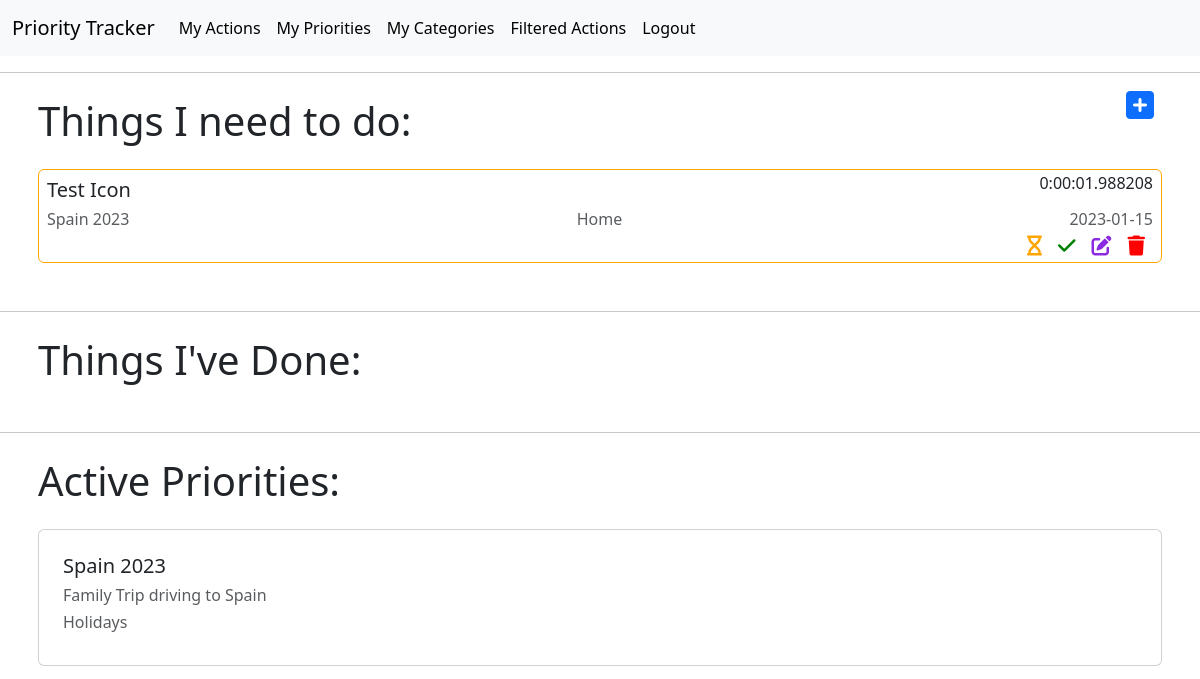
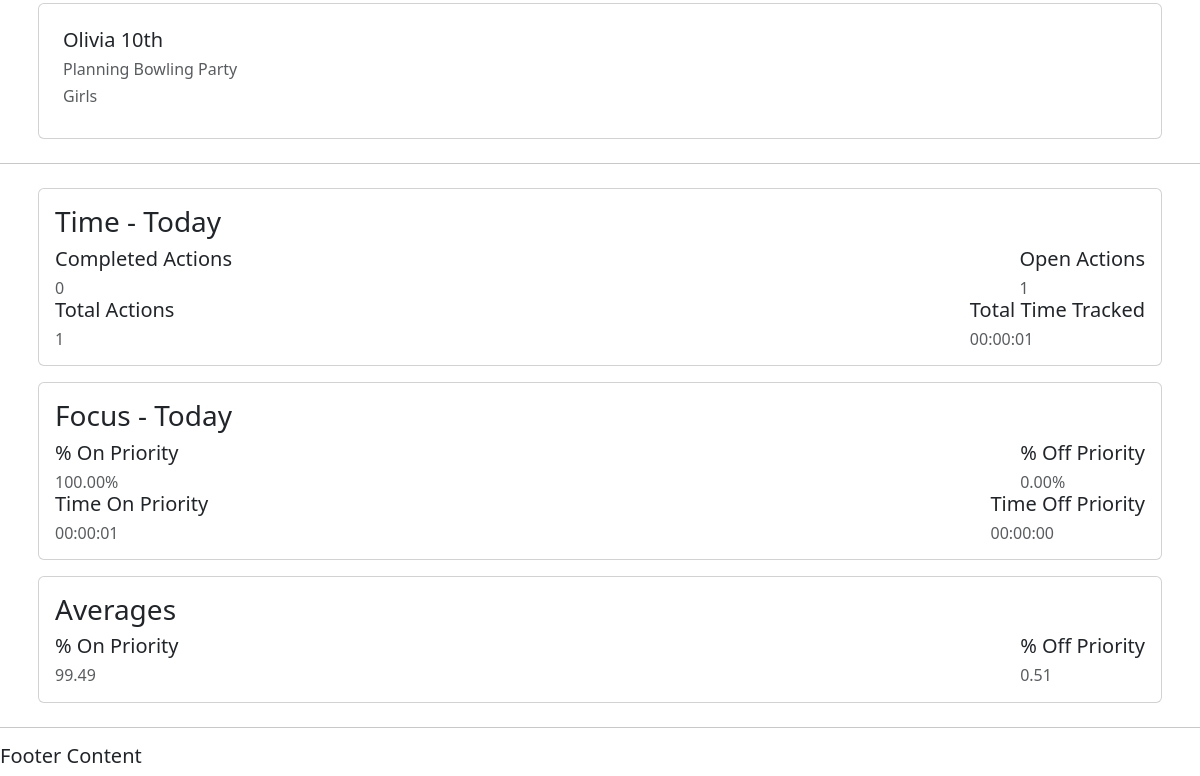
The app's page /actions/ (signed in), older data (2 pictures, top to bottom).
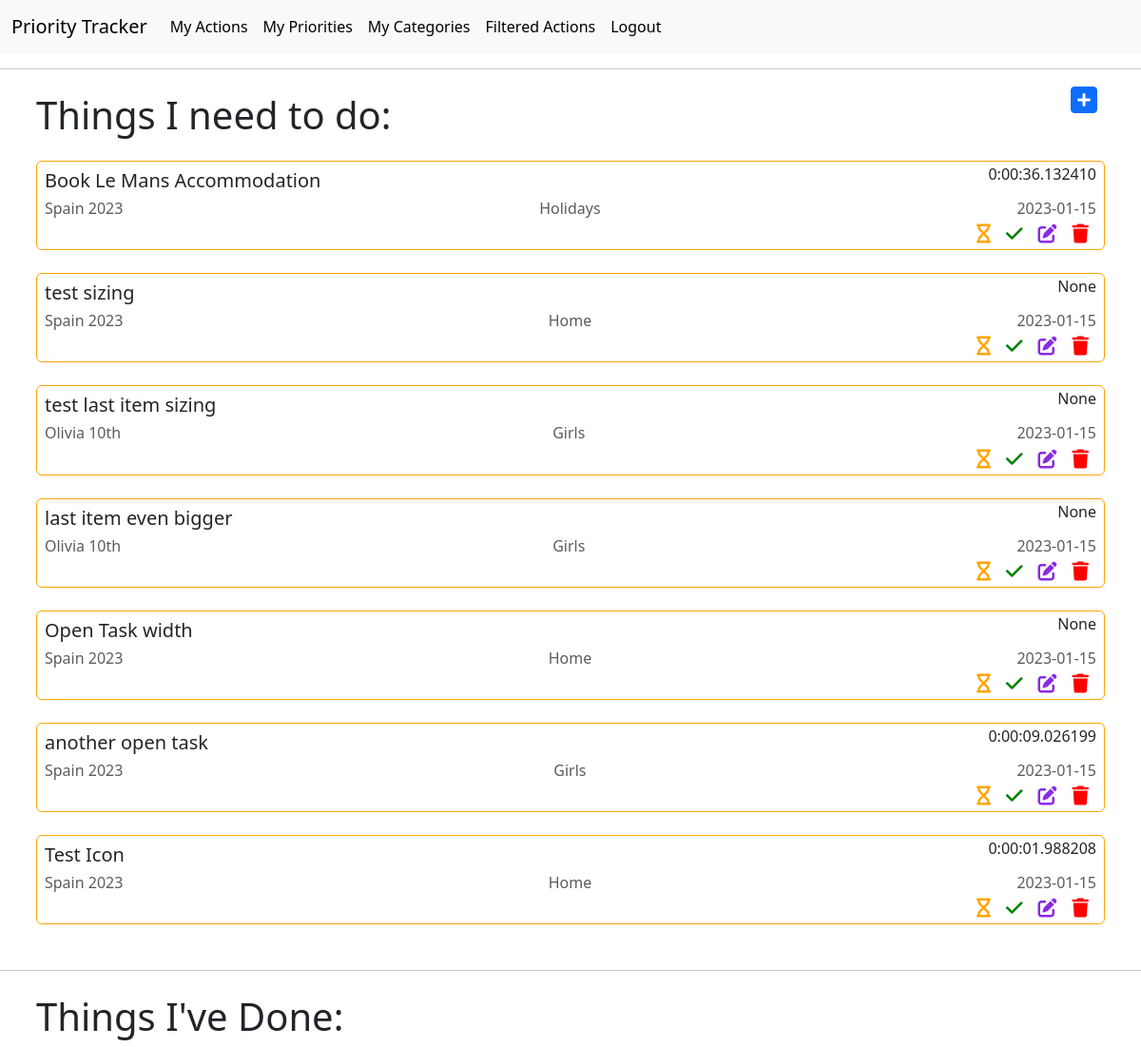
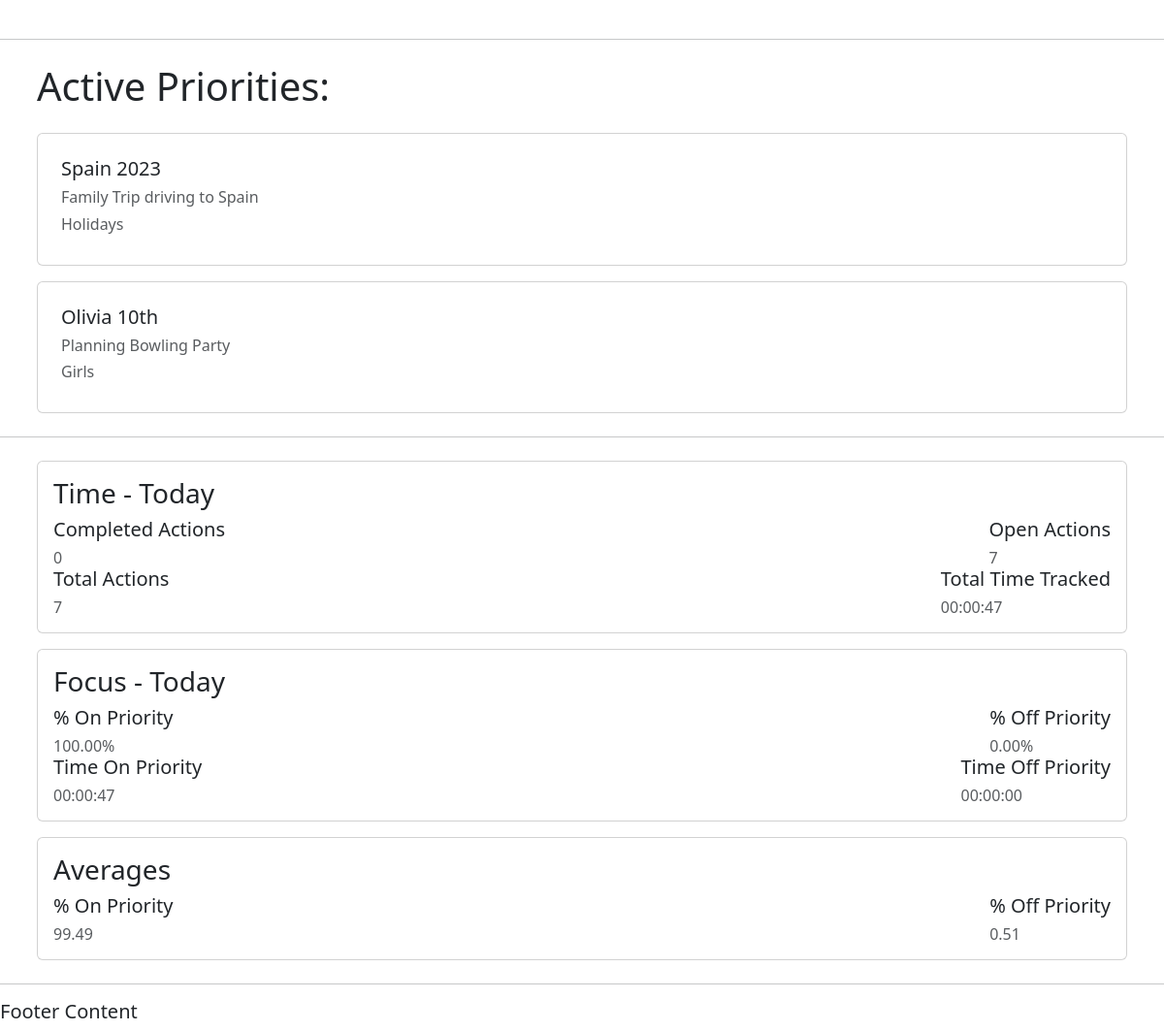
The same page, newer data (2 pictures, top to bottom).
### actions/models.py (models this page shows, shortened)
class Action(models.Model):
    title = models.CharField(max_length=50, null=False, blank=False)
    tracked_time = models.DurationField(null=True, blank=True)
    active_tracked_time = models.DurationField(null=True, blank=True)
    tracked_start = models.DateTimeField(null=True, blank=True)
    tracked_stop = models.DateTimeField(null=True, blank=True)
    done_status = models.BooleanField(null=False, blank=False, default=False)
    action_date = models.DateField(auto_now_add=True)
    tracking_status = models.BooleanField(null=False, blank=False, default=False)
    category = models.ForeignKey(
        Category, on_delete=models.CASCADE, null=True, blank=True)
    priority = models.ForeignKey(
        Priority, on_delete=models.CASCADE, null=True, blank=True, limit_choices_to={'activeStatus': True})
    user = models.ForeignKey(
        settings.AUTH_USER_MODEL, on_delete=models.CASCADE, related_name="action", null=True)

class Priority(models.Model):
    title = models.CharField(max_length=50, null=False, blank=False)
    description = models.CharField(max_length=150)
    activeStatus = models.BooleanField(null=False, blank=False, default=True)
    category = models.ForeignKey(
        Category, on_delete=models.CASCADE, null=True, blank=True)
    user = models.ForeignKey(
        settings.AUTH_USER_MODEL, on_delete=models.CASCADE, related_name="priorities", null=True)
    def __str__(self):
        return str(self.title)

class Category(models.Model):
    title = models.CharField(max_length=50, null=False, blank=False)
    description = models.CharField(max_length=150)
    user = models.ForeignKey(
        settings.AUTH_USER_MODEL, on_delete=models.CASCADE, related_name="categories", null=True)
    def __str__(self):
        return str(self.title)

### actions/views.py (the view, shortened to what this page needs)
# urls.py: path('actions/', views.get_action_list, name='get_action_list'),
@login_required(login_url='login')
def get_action_list(request):
    query = date.today()
    completed_actions_count = completed_actions(query)
    open_actions_count = open_actions(query)
    total_actions_count = total_actions(query)
    if total_actions_count > 0:
        total_action_time = tracked_time(query)
        total_seconds = int(tracked_seconds(total_action_time))
        converted_tracked_time = tracked_today(total_seconds)
        on_priority_count = on_priority_actions(query)
        off_priority_count = off_priority_actions(query)
        on_priority_time = on_priority_tracked_time(query)
        off_priority_time = off_priority_tracked_time(query)
        on_priority_seconds = int(tracked_seconds(on_priority_time))
        off_priority_seconds = int(tracked_seconds(off_priority_time))
        converted_on_priority_time = tracked_today(on_priority_seconds)
        converted_off_priority_time = tracked_today(off_priority_seconds)
        on_priority_perc = on_priority_calc(total_seconds, on_priority_seconds)
        off_priority_perc = off_priority_calc(
            total_seconds, off_priority_seconds)
    all_time_tracked = tracked_time_all(query)
    all_time_seconds = int(tracked_seconds(all_time_tracked))
    all_time_on_priority_tracked = on_priority_tracked_all_time(query)
    all_time_off_priority_tracked = off_priority_tracked_all_time(query)
    all_time_on_priority_seconds = int(
            tracked_seconds(all_time_on_priority_tracked))
    all_time_off_priority_seconds = int(
            tracked_seconds(all_time_off_priority_tracked))
    on_priority_perc_all_time = on_priority_calc(
            all_time_seconds, all_time_on_priority_seconds)
    off_priority_perc_all_time = off_priority_calc(
            all_time_seconds, all_time_off_priority_seconds)
    actions = Action.objects.all()
    filtered_actions = Action.objects.filter(action_date=query)
    priorities = Priority.objects.all()
    context = {
        "actions": actions,
        "filtered_actions": filtered_actions,
        "priorities": priorities,
        "completed_actions_count": completed_actions_count,
        "open_actions_count": open_actions_count,
        "total_actions_count": total_actions_count,
        "converted_tracked_time": converted_tracked_time,
        "on_priority_perc": on_priority_perc,
        "off_priority_perc": off_priority_perc,
        "converted_on_priority_time": converted_on_priority_time,
        "converted_off_priority_time": converted_off_priority_time,
        "on_priority_perc_all_time": on_priority_perc_all_time,
        "off_priority_perc_all_time": off_priority_perc_all_time
    }
    return render(request, 'actions/action_list.html', context)

### actions/views.py (called while the page is built)
def open_actions(query):
    open_actions = Action.objects.filter(
        done_status=False, action_date=query).count()
    return open_actions

def completed_actions(query):
    completed_actions = Action.objects.filter(
        done_status=True, action_date=query).count()
    return completed_actions

def total_actions(query):
    total_actions = Action.objects.filter(action_date=query).count()
    return total_actions

def tracked_time(query):
    tracked_time = Action.objects.filter(
        action_date=query).aggregate(Sum('tracked_time'))
    return tracked_time

def tracked_seconds(total_action_time):
    time_dict = total_action_time
    time = time_dict.get("tracked_time__sum")
    if time == None:
        tracked_seconds = 0
    else:
        tracked_seconds = total_action_time['tracked_time__sum']\
            .total_seconds()
    return tracked_seconds

def tracked_today(total_seconds):
    seconds = total_seconds
    minutes = seconds // 60
    hours = minutes // 60
    tracked_today = "%02d:%02d:%02d" % (hours, minutes % 60, seconds % 60)
    return tracked_today

### actions/templates/actions/action_list.html (shortened to what the changed rows need)
{% extends 'actions/main.html' %}
{% block content %}
<body>
    <div class="container d-flex p-2 justify-content-between flex-row bd-highlight">
        <h1>Things I need to do:</h1>
    </div>
    <div class="container d-flex p-2 flex-column bd-highlight">
        {% for action in filtered_actions %}
        {% if action.done_status == False %}
        <div class="p-2 card bd-highlight open-actions-border">
            <div class="d-flex justify-content-between flex-row bd-highlight">
                <h5 class="card-title bd-highlight">{{ action.title }}</h5>
                <h6 class="card-subtitle bd-highlight">{{ action.tracked_time }}</h6>
            </div>
            <div class="d-flex justify-content-between flex-row bd-highlight">
                <h6 class="text-muted">{{ action.priority }}</h6>
                <h6 class="text-muted">{{ action.category }}</h6>
                <h6 class="text-muted">{{ action.action_date|date:"Y-m-d" }}</h6>
            </div>
            <div class="icon-outer-container">
                <div class="icon-container d-flex justify-content-end">
                    <div class="d-flex justify-content-end col-12">
                        {% if action.tracking_status == False %}
                        <a class="fa-solid fa-lg fa-hourglass p-2 bd-highlight" role="button"
                            href="{% url 'start_timer' action.id %}"></a>
                        <a class="fa-solid fa-lg fa-check p-2 bd-highlight" role="button"
                            href="{% url 'complete_action' action.id %}"></a>
                        <a class="fa-solid fa-lg fa-pen-to-square p-2 bd-highlight" role="button"
                            href="{% url 'update_action' action.id %}"></a>
                        <a class="fa-solid fa-lg fa-trash p-2 bd-highlight" role="button"
                            href="{% url 'delete_action' action.id %}"></a>
                        {% endif %}
                    </div>
                </div>
            </div>
        </div>
    <br>
        {% endif %}
        {% empty %}
        <H2 class="p-2 bd-highlight">You have nothing to do.</H2>
        {% endfor %}
    </div>
    <div class="container d-flex p-2 justify-content-between flex-row bd-highlight">
        <h1>Things I've Done:</h1>
    </div>
    <div>
        <div class="container d-flex p-2 justify-content-between flex-row bd-highlight">
            <h1>Active Priorities:</h1>
        </div>
        {% for priority in priorities %}
        {% if priority.activeStatus == True %}
        <div class="container d-flex p-2 flex-column bd-highlight">
            <div class="card p-2 bd-highlight">
                <div class="card-body">
                    <h5 class="card-title">{{ priority.title }}</h5>
                    <h6 class="card-text text-muted">{{ priority.description }}</h6>
                    <h6 class="card-title text-muted">{{ priority.category }}</h6>
                </div>
            </div>
        </div>
        {% endif %}
        {% endfor %}
        <div class="container d-flex p-2 flex-column bd-highlight">
            <div class="card p-2 bd-highlight">
                <div class="card-body p-2 bd-highlight">
                    <div class="d-flex justify-content-between flex-row bd-highlight">
                        <div>
                            <h5 class="card-title">Open Actions</h5>
                            <h6 class="card-text text-muted">{{ open_actions_count }}</h6>
                        </div>
                    </div>
                    <div class="d-flex justify-content-between flex-row bd-highlight">
                        <div>
                            <h5 class="card-title">Total Actions</h5>
                            <h6 class="card-text text-muted">{{ total_actions_count }}</h6>
                        </div>
                        <div>
                            <h5 class="card-title">Total Time Tracked</h5>
                            <h6 class="card-text text-muted">{{ converted_tracked_time }}</h6>
                        </div>
                    </div>
                </div>
            </div>
        </div>
        <div class="container d-flex p-2 flex-column bd-highlight">
            <div class="card p-2 bd-highlight">
                <div class="card-body p-2 bd-highlight">
                    <div class="d-flex justify-content-between flex-row bd-highlight">
                        <div>
                            <h5 class="card-title">Time On Priority</h5>
                            <h6 class="card-text text-muted">{{ converted_on_priority_time }}</h6>
                        </div>
                    </div>
                </div>
            </div>
        </div>
    </div>
</body>
{% endblock %}

Row changes from the older to the newer data that the page shows:
now on this page (row edited): Action: title "Book Le Mans Accommodation", tracked_time "0:00:36.132410", priority "Spain 2023", category "Holidays", action_date "2023-01-15", tracking_status False (drawn)
now on this page (row edited): Action: title "test sizing", tracked_time "None", priority "Spain 2023", category "Home", action_date "2023-01-15", tracking_status False (drawn)
now on this page (row edited): Action: title "test last item sizing", tracked_time "None", priority "Olivia 10th", category "Girls", action_date "2023-01-15", tracking_status False (drawn)
now on this page (row edited): Action: title "last item even bigger", tracked_time "None", priority "Olivia 10th", category "Girls", action_date "2023-01-15", tracking_status False (drawn)
now on this page (row edited): Action: title "Open Task width", tracked_time "None", priority "Spain 2023", category "Home", action_date "2023-01-15", tracking_status False (drawn)
now on this page (row edited): Action: title "another open task", tracked_time "0:00:09.026199", priority "Spain 2023", category "Girls", action_date "2023-01-15", tracking_status False (drawn)
Text that changed along with them:
{{ open_actions_count }}: "1" → "7"
{{ total_actions_count }}: "1" → "7"
{{ converted_tracked_time }}: "00:00:01" → "00:00:47"
{{ converted_on_priority_time }}: "00:00:01" → "00:00:47"
